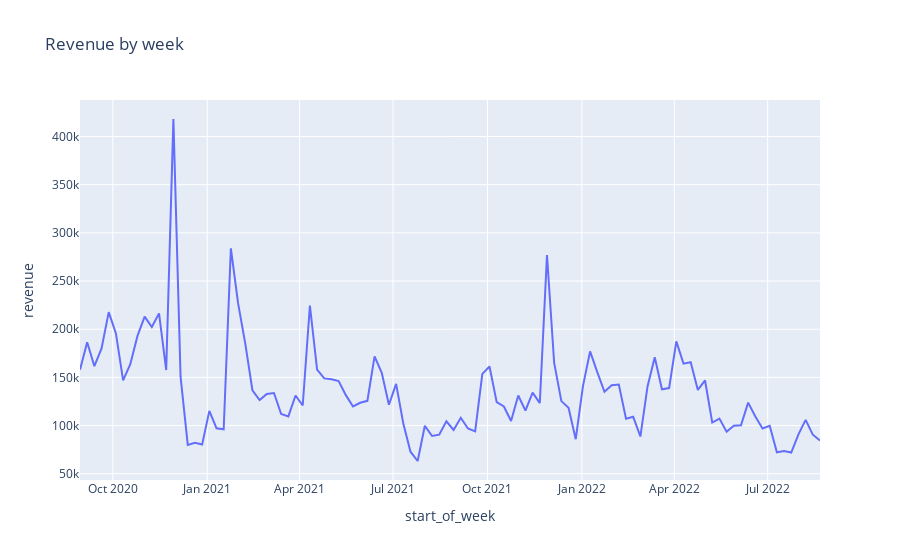

Notebook source saved alongside this figure:
### Code cell
px.line(data, x="start_of_week", y="revenue", title="Revenue by week")
